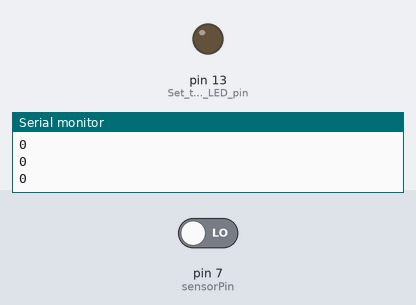
Recording of a sketch running on a simulated Arduino Uno, built with avr-gcc and run on an emulated ATmega328P. Parts: output pins drawn as LEDs (lit = HIGH), the last lines printed to the serial monitor. The test bench sets the inputs (shaded band); at power-on: pin 7 (sensorPin) LOW.

Above: at 1.2 s.
1.3 s: pin 7 (sensorPin) driven HIGH
At 2.2 s:
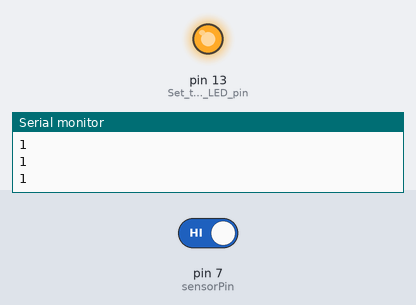
2.8 s: pin 7 (sensorPin) driven LOW
At 3.4 s:
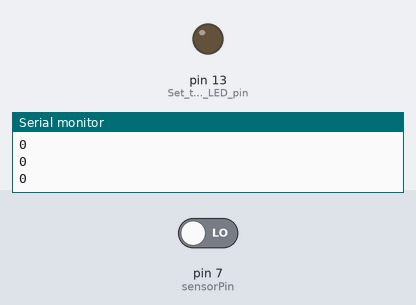
Timing chart, 0 to 5.8 s (numbered marks = the images above; inputs shaded):
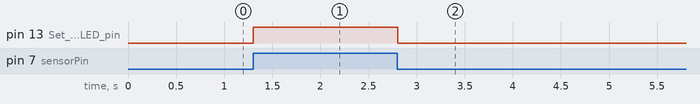

The sketch:

Touch_Switch_Continous.ino
```cpp
/*
  A simple code to read input from a touch sensor
  connected to pin 7 of an Arduino Uno board.
  If the sensor is touched, the built-in LED is turned on
  and a message is printed to the serial monitor.
  If the sensor is not touched, the LED is turned off
  and a different message is printed.

  Board: Arduino Uno R4 (or R3)
  Component: Touch Sensor
*/

// Define the pin used for the touch sensor
const int sensorPin = 7;
int currentState;

void setup() {
  pinMode(sensorPin, INPUT);     // Set the sensor pin as input
  pinMode(LED_BUILTIN, OUTPUT);  // Set the built-in LED pin as output
  digitalWrite(LED_BUILTIN, LOW);  // Turn off the built-in LED
  Serial.begin(9600);            // Start the serial communicatio
}

void loop() {
  currentState = digitalRead(sensorPin);

  if (currentState == 1) {  // If the sensor is touched
    digitalWrite(LED_BUILTIN, HIGH);  // Turn on the built-in LED
    Serial.println("1");
  }

  if (currentState == 0) {
    digitalWrite(LED_BUILTIN, LOW);  // Turn off the built-in LED
    Serial.println("0");
  }

  delay(100);  // Wait for a short period to avoid rapid reading of the sensor
}
```

Measured:
- after the input at 1.3 s, pin 13 (Set_the_built-in_LED_pin): LOW → HIGH at once
- after the input at 2.8 s, pin 13 (Set_the_built-in_LED_pin): HIGH → LOW at once
